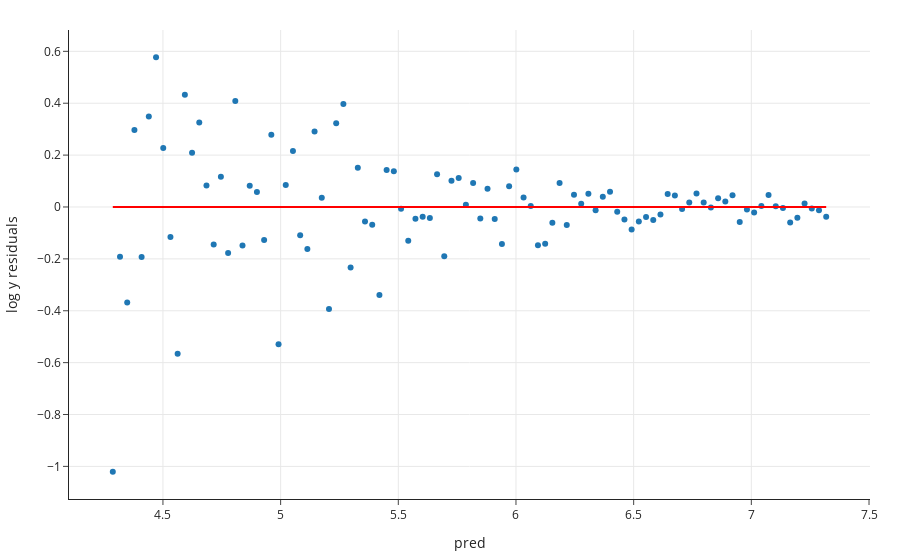

The notebook cell this image was saved under:
### Markdown cell above
That looks much better! We can verify that the residual plot has no "patterns":

### Code cell
create_residual_plot(df_2, 'x', 'log y')
